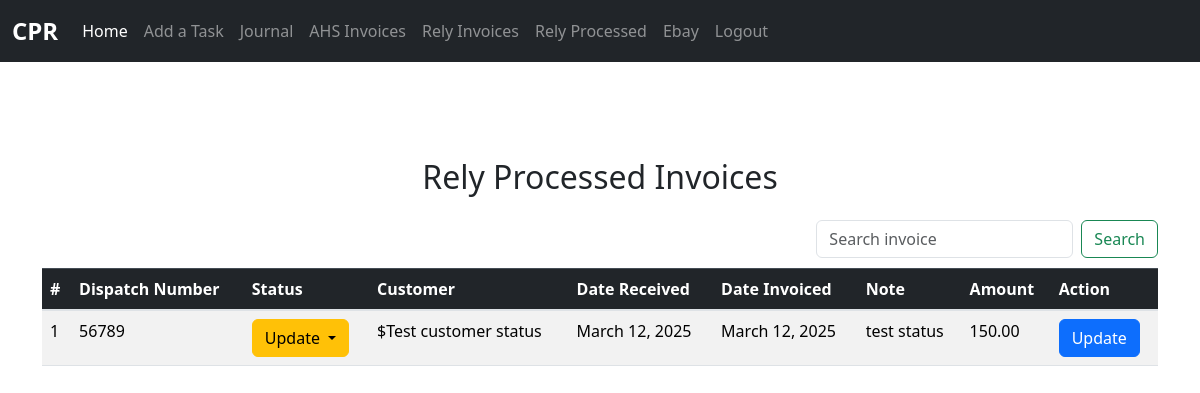
Screenshot of /rely/rely_invoice_processed with the database file from the repository.
### rely_invoice/models.py (models this page shows, shortened)
class RelyProcessed(models.Model):
	dispatch_number = models.CharField(max_length=50, blank=True, null=True)
	status = models.ForeignKey(Status, null=True, blank=True, on_delete=models.SET_NULL)
	customer = models.CharField(max_length=50, blank=True, null=True)
	date_received = models.DateField(default=timezone.now)  # Date the invoice was received
	date_invoiced = models.DateField(default=timezone.now)  # Date the invoice was invoiced
	note = models.TextField(blank=False, null=False)
	amount = models.DecimalField(max_digits=20, decimal_places=2, blank=True, null=True)
	class Meta:
		verbose_name_plural = "RelyProcessed"

class Status(models.Model):
	name = models.CharField(max_length=50, blank=True, null=False)

### rely_invoice/views.py (the view)
# urls.py: path('rely_invoice_processed', views.rely_invoice_processed, name="rely_invoice_processed"),
def rely_invoice_processed(request):
    all_invoice = RelyProcessed.objects.all().order_by('-id')
    all_statuses = Status.objects.all()
    search_results = None
    if request.method == "POST":
        inv_data = request.POST.get('inv_data', '').strip()
        messages.success(request, f"You searched {inv_data}")
        if inv_data:
            search_results = RelyProcessed.objects.filter(dispatch_number__icontains=inv_data) | \
                             RelyProcessed.objects.filter(customer__icontains=inv_data)
    context = {
        "all_invoice": all_invoice,
        "all_statuses": all_statuses,
        'search_results':search_results
    }
    return render(request, 'rely_inv_pro.html', context)

### rely_invoice/templates/rely_inv_pro.html (shortened to what this page needs)
{% extends 'base.html' %}
{% block content %}
	<div class="container mt-5">
		<h2 style="text-align: center;" class="mb-4">Rely Processed Invoices</h2>
	    	<div class="table-responsive">
	    		<form style="float:right;" method="POST" class="form-inline my-2 my-lg-0">
				    <input name="inv_data" class="form-control mr-sm-2" type="search" placeholder="Search invoice" aria-label="Search">
				    <button class="btn btn-outline-success my-2 my-sm-0" type="submit">Search</button>
				</form>
				<br><br>
<table class="table table-striped">
    <thead class="table-dark">
        <tr>
            <th>#</th>
            <th>Dispatch Number</th>
            <th>Status</th>
            <th>Customer</th>
            <th>Date Received</th>
            <th>Date Invoiced</th>
            <th>Note</th>
            <th>Amount</th>
            <th>Action</th>
        </tr>
    </thead>
    <tbody>
        {% if search_results is None %}
            {% for invoice in all_invoice %}
            <tr>
                <td>{{ forloop.counter }}</td>
                <td>{{ invoice.dispatch_number }}</td>
                <td>
				    <div class="dropdown">
				        <button class="btn btn-warning dropdown-toggle" data-bs-toggle="dropdown">
				            {{ invoice.status.name }}
				        </button>
				    </div>
				</td>
                <td>${{ invoice.customer }}</td>
                <td>{{ invoice.date_received }}</td>
                <td>{{ invoice.date_invoiced }}</td>
                <td>{{ invoice.note }}</td>
                <td>{{ invoice.amount }}</td>
                <td><a class="btn btn-primary" href="{% url 'update_r_invoice' invoice.id %}">Update</a></td>
            </tr>
            {% empty %}
            <tr>
                <td colspan="6" class="text-center">No invoices available.</td>
            </tr>
            {% endfor %}
        {% endif %}
    </tbody>
</table>
	    	</div>
	</div>
{% endblock %}

### rows the page displays
RelyProcessed: dispatch_number "56789", status.name "Update", customer "Test customer status", date_received "March 12, 2025", date_invoiced "March 12, 2025", note "test status", amount "150.00"
